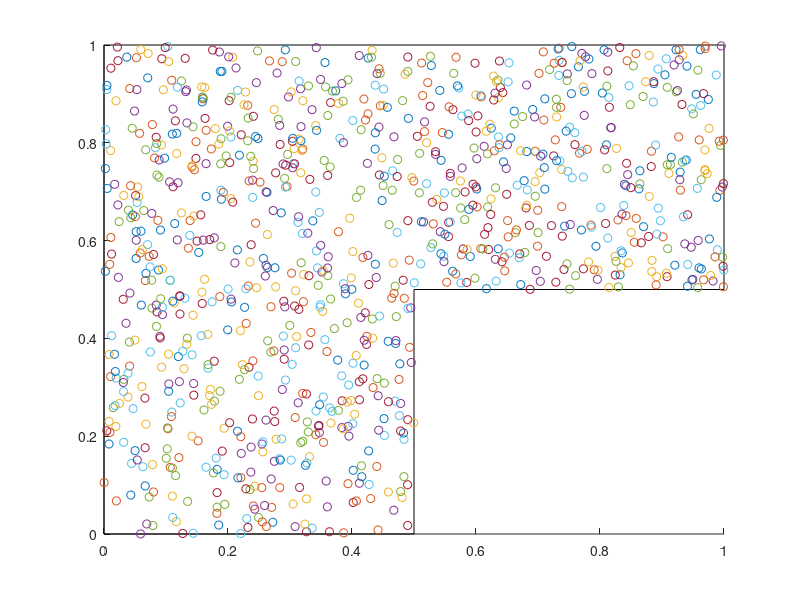
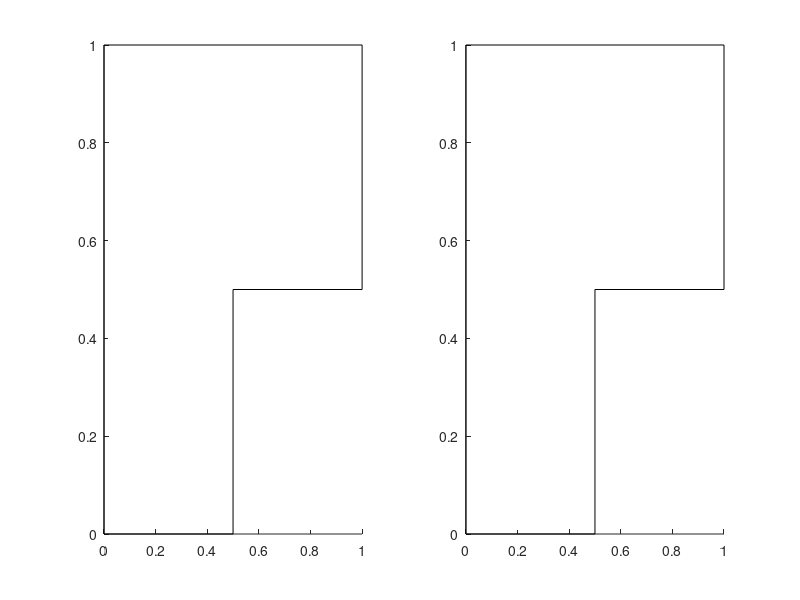

The MATLAB source for these figures, in order: (Note: this script raises an error after producing the figures.)
clear all, clc, clf, close all;

M=100;
N=1000;
Torder=1e3;
Tconv=2e4;
sigma0=100;
eta0=0.1;
tausigma=300;
etaFunction=@(t)eta0*exp(-t/tausigma);
sigmaFunction=@(t)sigma0*exp(-t/tausigma);

input_data=zeros(N,2);

n=0;
figure(1),hold on
plot([0 0],[0 1],'k');plot([0.5 0.5],[0 0.5],'k');plot([1 1],[0.5 1],'k');
plot([0 0.5],[0 0],'k');plot([0.5 1],[0.5 0.5],'k');plot([0 1],[1 1],'k');
figure(2)
subplot(1,2,1)
hold on
plot([0 0],[0 1],'k');plot([0.5 0.5],[0 0.5],'k');plot([1 1],[0.5 1],'k');
plot([0 0.5],[0 0],'k');plot([0.5 1],[0.5 0.5],'k');plot([0 1],[1 1],'k');
subplot(1,2,2)
hold on
plot([0 0],[0 1],'k');plot([0.5 0.5],[0 0.5],'k');plot([1 1],[0.5 1],'k');
plot([0 0.5],[0 0],'k');plot([0.5 1],[0.5 0.5],'k');plot([0 1],[1 1],'k');

while n < N 
    x=rand;
    y=rand;
    if ~( x > 0.5 && y < 0.5 )
        n=n+1;
        input_data(n,:)=[x y];
        figure(1)
        plot(x,y,'o')
    end
end

weights = -1*ones(M, 2) +2*rand(M, 2);

for t=1:(Torder+Tconv)
   
    if t <= Torder
       
       eta=eta0*exp(-t/tausigma);
       sigma=sigma0*exp(-t/tausigma);
       
       if t==Torder
           figure(2)
           subplot(1,2,1)
           plot(weights(:,1),weights(:,2),'-o')
           axis image
       end
        
    else
       
       eta=0.01;
       sigma=0.9;
        
    end
    
    mu=randi([1 1000]);
    pattern=input_data(mu,:);
    dist = 10^7;
    winningIndex = 0;
    for i = 1:M
        tempDist = norm(pattern-weights(i,:));
        if (tempDist < dist)
            dist = tempDist;
            winningIndex = i;
        end
    end
    
    weights=KohonenUpdate(pattern, winningIndex, weights, eta, sigma);

end

figure(2)
subplot(1,2,2)
plot(weights(:,1),weights(:,2),'-o')
axis image





